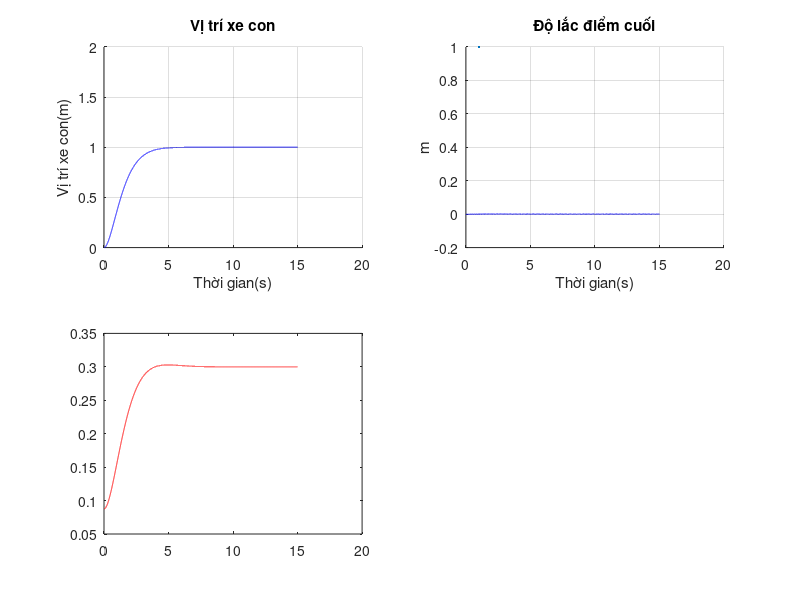

Source code (MATLAB): (Note: this script raises an error after producing the figure.)
clc;clear;close all
%%%%%%%%%%%%%%%%%%%%%%%%%%%%%%%%%%%%%%
pA=0.297;EI=0.754;g=9.81;
L=0.7;mw=13.1;mh=0.86;mk=0.04;m=14.15;
%%%%%%%%%%%%%%%%%%%%%%%%%%%%%%%%%%%%%%
% Chọn n,r, thời gian mô phỏng
tmax=15;
n=9;r=14000;
%%%%%%%%%%%%%%%%%%%%%%%%%%%%%%%%%%%%%%
% Chọn bộ điều khiển + SP 
% sp1=1;sp2=0.2;
sp1=1;sp2=0.3;
flag = 2;
w_change=0;
l_change=0;
%%%%%%%%%%%%%%%%%%%%%%%%%%%%%%%%%%%%%%
%%%%%%%%%%%%%%%%%%%%%%%%%%%%%%%%%%%%%%
% BIẾN CHO ĐIỀU KHIỂN BOUNDARY
d11=zeros(1,r+1);d21=zeros(1,r+1);d31=zeros(1,r+1);
dF1=zeros(1,r+1);a4=zeros(1,r+1);a1=zeros(1,r+1);
u1=zeros(1,r+1);a2=zeros(1,r+1);
v1=zeros(1,r+1);
U1=zeros(1,r+1);
% BIẾN CHO ĐIỀU KHIỂN INPUT CONS
p1=zeros(1,r);
Fc1=zeros(1,r);
%%%%%%%%%%%%%%%%%%%%%%%%%%%%%%%%%%%%%%

%%%%%%%%%%%%%%%%%%%%%%%%%%%%%%%%%%%%%%
dt=tmax/(r-1);
ds=L/(n-1); 
e=zeros(1,r);
F1=zeros(1,r);
h=zeros(1,r);h(1:3)=ds;
w3=zeros(1,r);
F2=zeros(1,r);
l=2; %% vị trí ban đầu của xe nâng
w=zeros(n,r);

mk=zeros(1,r);mk(:)=0.04;

L=zeros(1,r);L(:)=0.7;

z1=zeros(1,r);
ds=zeros(1,r);ds(:)=0.7/(n-1);
if w_change == 1 
mk(1:round(r/3))=0.04;
mk(round(r/3):round(2*r/3))=2;
mk(round(2*r/3):r)=5;
end 
if l_change == 1 
L= zeros(1,r);
L(1:round(r/3))=0.7;
ds(1:round(r/3))=0.7/n;
L(round(r/3):round(2*r/3))=0.8;
ds(round(r/3):round(2*r/3))=0.8/n;
L(round(2*r/3):r)=1;
ds(round(2*r/3):r)=1/n;
end
%%%%%%%%%%%%%%%%%%%%%%%%%%%%%%%%%%%%%%%%%%%%%%%%%%%%%%%%%%%%%%%%%%%%%%
%                       MÔ PHỎNG
for j =3:r-1
wsss0=(w(3,j)-2*w(2,j)+w(1,j))/(2*ds(j)^3);
 w(1,j+1)=(F1(j+1)-EI*wsss0)*(dt^2/mw)+2*w(1,j)-w(1,j-1);
 % w(1,j+1)=(F1(j+1)-EI*wsss0+2*sin(j*pi/4))*(dt^2/mw)+2*w(1,j)-w(1,j-1);

for i=3:n-2
S2=(-EI*dt^2)/(ds(j)^4*pA);
S21=(-EI*dt^2)/ds(j)^3*mh;
c=0.11;
C=-c*dt^2*(w(i,j)-w(i,j-1))/dt;
wssss=w(i+2,j)-4*w(i+1,j)+6*w(i,j)-4*w(i-1,j)+w(i-2,j);
ddtx3=(w3(j)-2*w3(j-1)+w3(j-2))/(dt^2);
dyx2=(w(l+1,j-1)-w(l-1,j-1))/2*ds(j);
h(j+1)=(F2(j+1)-mh*g-mh*ddtx3*dyx2)*dt^2/mh+2*h(j)-h(j-1);
if h(j+1)<ds(j)
    l=2;
    h(j+1)=ds(j);
end
if h(j+1)>L(j)-ds(j)
    l=n-1;
    h(j+1)=L(j)-ds(j);
end
if h(j+1)> ds(j) && h(j+1)<L(j+1)-ds(j)
    l= ceil(h(j+1)/ds(j));
end
if i == l && l > 2 
w(i,j+1) =S21*wssss+C+2*w(i,j)-w(i,j-1);
w3(j+1)=w(i,j+1)-w(1,j+1);
end
if i ~= l && l >2 
w(i,j+1)=S2*wssss+C+2*w(i,j)-w(i,j-1);
w3(j+1)=w(i,j+1)-w(1,j+1);
end
if l==2
w(i,j+1)=S2*wssss+C+2*w(i,j)-w(i,j-1);
w3(j+1)=0;
end
 S3=(EI*(dt^2))/(mk(j)*2*ds(j)^3);
 w(2,j+1)=w(1,j+1);
 wsssl=(-2*w(n,j)+3*w(n-1,j)-w(n-2,j));
 w(n,j+1)=2*w(n,j)-w(n,j-1)+S3*wsssl;
 w(n-1,j+1)=(w(n,j+1)+w(n-2,j+1))/2;
%%%%%%%%%%%%%%%%%%%%%%%%%%%%%%%%%%%%%%%%%%%%%%%%%%%%%%%%%%%%%%%%%%%%%%%%%%
%%%%%%%%%%%%%%%%%%%%%%%%%%%%%%%%%%%%%%%%%%%%%%%%%%%%%%%%%%%%%%%%%%%%%%%%%%
%%%%%%%%%%%%%%%%%%%%%%%%%%%%%%%%%%%%%%%%%%%%%%%%%%%%%%%%%%%%%%%%%%%%                              
%%%%%%%%%%%%%%%%%%%%%%%%%%%%%%%%%%%%%%%%%%%%%%%%%%%%%%%%%%%%%%%%%%%
% flag =0 = check 
% flag = 1 = robust -PD
% flag = 2 = barrier
if flag == 0
F1(1:r/2)=10;
F1(r/2:r)=0;
F2(1:r/2)=10;
check2= zeros(1,r);
end
%%%%%%%%%%%%%%%%%%%%%%%%%%%%%%%%%%%%%%%%%%%%%%%%%%%%%%%%%%%%%%%%%%%%                              
if flag == 1 
%ROBUST-PD
%thông số robust - PD
k1=10;kx=20;kn=1.5;
%%%%%%%%%%%%%%%%%%%%%%%%%%%%%%%%%%%%%%%%%%%%%%%%%%%%%%%%%%%%%%%%%%%%%%  
% e(j+1)=(w(1,j+1)-w(1,j));
% de=(e(j+1)-e(j))/dt;
dx1=(w(1,j+1)-w(1,j))/dt;
F1(j+2)=-k1*(w(1,j+1)-sp1)-kx*dx1;
% if F1(j+2)>50
%     F1(j+2)=50;
% end
% if F1(j+2)<-5
%     F1(j+2)=-50;
% end
S2=(w(l+1,j+1)-2*w(l,j+1)+w(l-1,j+1))/(ds(j)^3);
dx2=(w(l+1,j+1)-w(l-1,j+1))/2*ds(j);
dtx2=(h(j+1)-h(j))/dt;
F2(j+2)=mh*g+EI*S2*dx2-(h(j+1)-sp2)-kn*dtx2;
end
%%%%%%%%%%%%%%%%%%%%%%%%%%%%%%%%%%%%%%%%%%%%%%%%%%%%%%%%%%%%%%%%%%%%                              
if flag == 2    
% barrier
% thông số 
k1=20;kmax=0.004;k2=0.01;k3=30;k0=10;kc=0.001;kn=1.5;
z=w(l,j+1);
%%%%%%%%%%%%%%%%%%%%%%%%%%%%%%%%%%%%%%%%%%%%%%%%%%%%%%%%%%%%%%%%%%%
dwl=(w(1,j+1)-w(1,j))/dt;
S1=kc/((kmax^2-z^2)*2.3)+k2;
F1(j+2)=-k1*(w(1,j+1)-sp1)-k3*dwl-S1*kmax*k0*dwl-S1*kmax;

S2=(w(l+1,j+1)-2*w(l,j+1)+w(l-1,j+1))/(ds(j)^3);
dx2=(w(l+1,j+1)-w(l-1,j+1))/2*ds(j);
dtx2=(h(j+1)-h(j))/dt;
F2(j+2)=mh*g+EI*S2*dx2-(h(j+1)-sp2)-kn*dtx2;

end
if flag == 3
% PD 
% thông số
ki1 = 1; kd1 = 10 ;
ki2 = 0; kd2 = 0;
e(j+1)=(sp1-w(1,j+1));
de=(e(j+1)-e(j))/dt;
F1(j+2)= ki1*(sp1-w(1,j+1)) + kd1*de;


end
if flag ==4
 % thong so 
 a1=1;k1=25;k2=15;kn=1.5;

 % disturbance observer
dwl=(w(1,j+1)-w(1,j))/dt;
dz1=-a1*(F1(j+1)-EI*wsss0)-a1*(z1(j+1)+a1*mw*dwl);
z1(j+2)=dz1*dt+z1(j+1);
d1e = z1(j+2)+a1*mw*dwl;
F1(j+2)=-k1*dwl-d1e-k2*(w(1,j+1)-sp1);

S2=(w(l+1,j+1)-2*w(l,j+1)+w(l-1,j+1))/(ds(j)^3);
dx2=(w(l+1,j+1)-w(l-1,j+1))/2*ds(j);
dtx2=(h(j+1)-h(j))/dt;
F2(j+2)=mh*g+EI*S2*dx2-(h(j+1)-sp2)-kn*dtx2;

end
% if flag == 5
% %%%%%%%%%%%%%%%%%%%%%%%%%%%%%%%%%%%%%%%%%%
% um=1;vm=25;beta=1;
% c1=1;c7=4;c4=1;
% %%%%%%%%%%%%%%%%%%%%%%%%%%%%%%%%%%%%%%%%%%
% %%%%%%%%%%%%%%%%%%%%%%%%%%%%%%%%%%%%%%%%%%
% dwl=(w(n,j+1)-w(n,j))/dt;
% d11(j+1)=dwl+beta*L(j+1)*(w(n,j+1)-w(n-1,j+1))/ds(j+1);
% dsdt=(w(n,j+1)-w(n-1,j+1)-w(n,j)+w(n-1,j))/(ds(j+1)*dt);
% a1(j+1)=-mw*beta*L(j+1)*dsdt-2*c1*dwl;
% da1=(a1(j+1)-a1(j))/dt;
% d21(j+1)=F1(j+1)-a1(j+1);
% a4(j+1)=-1/mw*d11(j+1)-1/mw*c4*d21(j+1)*da1;
% d31(j+1)=dF1(j+1)-a4(j+1);
% da4=(a4(j+1)-a4(j))/dt;
% U1(j+2)=-1/mw*c7*d31(j+1)-d21(j+1)+da4;
% dv1= (1/(cosh(v1(j+1)/vm))^2)*U1(j+2);
% v1(j+2)=dt*dv1+v1(j+1);
% dF1(j+2)= vm*tanh(v1(j+2)/vm);
% % F1(j+2)=dF1(j+2)*dt+F1(j+1);
% du1=(1/(cosh(u1(j+1)/vm))^2)*dF1(j+2);
% u1(j+2)=du1*dt+u1(j+1);
% F1(j+2)=um*tanh(u1(j+2)/um);
% end
if flag ==5 
um=15;vm=60;
c1=10;c3=13;c2=40;k1=0.12;kn=1.5;
%%%%%%%%%%%%%%%%%%%%%%%%%%%%%%%%%%%%%%%%%%
%%%%%%%%%%%%%%%%%%%%%%%%%%%%%%%%%%%%%%%%%%
dw1=(w(1,j+1)-w(1,j))/dt;
wsss=(w(3,j+1)-3*w(2,j+1)+2*w(1,j+1))/ds(j+1)^3;

e(j+1)=(sp1-w(1,j+1));
de=(e(j+1)-e(j))/dt;

a1(j+1)=-c1*dw1+1/2*EI*wsss+1/2*k1*e(j+1);
d11=dw1;
d21=F1(j+1)-a1(j+1);
a2(j+1)=-2*(1/mw)*d11-(1/mw)*c2*d21+(a1(j+1)-a1(j))/dt;
d31(j+1)=dF1(j+1)-a2(j+1);
da2=(a2(j+1)-a2(j))/dt;
U1(j+2)=(-1/mw)*c3*d31(j+1)-d21+da2;
dv1= (1/(cosh(v1(j+1)/vm))^2)*U1(j+2);
v1(j+2)=dt*dv1+v1(j+1);
dF1(j+2)= vm*tanh(v1(j+2)/vm);
du1=(1/(cosh(u1(j+1)/vm))^2)*dF1(j+2);
u1(j+2)=du1*dt+u1(j+1);
F1(j+2)=um*tanh(u1(j+2)/um);

S2=(w(l+1,j+1)-2*w(l,j+1)+w(l-1,j+1))/(ds(j)^3);
dx2=(w(l+1,j+1)-w(l-1,j+1))/2*ds(j);
dtx2=(h(j+1)-h(j))/dt;
F2(j+2)=mh*g+EI*S2*dx2-(h(j+1)-sp2)-kn*dtx2;
end

if flag == 6 
    
    %% thong so 
    kmax=0.01;
    g1=0.1;
    k1=1;
    c1=1;
    k11=1;
    k2=1;
    %%%%%%%%%%%%%%%%%%%%%%%%%%%%%%%%%%%%%%%%%%%%%%%%%%%%%%%%%%%%%%%%%%%%%%%%
    %%%%%%%%%%%%%%%%%%%%%%%%%%%%%%%%%%%%%%%%%%%%%%%%%%%%%%%%%%%%%%%%%%%%%%%%%%%%%%%%%%%%        
        wsss0=(w(3,j)-3*w(2,j)+2*w(1,j));
        wsssl=(-2*w(n,j)+3*w(n-1,j)-w(n-2,j));
        dw1=(w(1,j+1)-w(1,j))/dt;
        z(j+1)=w(n,j+1)-w(1,j+1);
        a = log((2 * kmax^2) / (kmax^2 - z(j+1)^2))/log(2.71);
        dz=(z(j+1)-z(j))/dt;
        s1=EI*wsss0/ds(j)^3;
      v1(j+2)=-k1*dz-s1-k11*dz/a-mw*dz/a*z(j+1)*dz/(kmax^2-z(j+1)^2)-(k2*(w(1,j)-sp1))/(a)-mw*EI*wsssl/(ds(j)^3*mk(j)*a)  ;
       %v1(j+2)=-k1*dz-s1-k11*dz/a-mw*dz/a*z(j+1)*dz/(kmax^2-z(j+1)^2);
        %%%% uoc luong sai so
        p1(j+2)=(g1*dz*v1(j+2)*a-p1(j+1))*dt+p1(j+1);
        Fc1(j+2)=p1(j+2)*v1(j+2);
        F1(j+2)=c1*Fc1(j+2);
end
end
end
x=0:dt:tmax;
y=0:ds:L;
figure(1)
subplot(2,2,1)
grid on 
hold on
plot(x,w(1,:),'b',LineWidth=2.5);
xlabel('Thời gian(s)')
ylim([0 2])
ylabel('Vị trí xe con(m)')
title('Vị trí xe con')
subplot(2,2,2)
hold on 
grid on
dolac=zeros(1,r);
for j=1:r
dolac(j)=w(n,j)-w(1,j);
end
plot(x,dolac,'b',LineWidth=1);
title('Độ lắc điểm cuối');
xlabel('Thời gian(s)');
ylabel('m');
subplot(2,2,3)
plot(x,h,'r');
title('Vị trí xe nâng',LineWidth=1);
xlabel('Thời gian(s)');
ylabel('m');
title('Vị trí xe nâng');
grid on
subplot(2,2,4)
grid on
plot(x,w3,LineWidth=1)
title('Độ lắc xe nâng');
xlabel('Thời gian(s)');
ylabel('m');
figure(2)
subplot(1,2,1)
plot(x,F1(1:r),LineWidth=1);
title('F1')
grid on
check=dolac-w3;
 subplot(1,2,2)
plot(x,F2(1:r),LineWidth=1);
title('F2');
grid on

n1 = 3; r1 = 1000;
w = zeros(n,r);
rn1 = n/n1; rr1 = r/r1;
% for i=1:n1
%     for j=1:r1
%         wg(i,j) = w(rn1*i-(rn1-1), rr1*j-(rr1-1));
%     end
% end
xc = (w-w(1,:))*1000;
xc1 = xc';

figure('Position', [700 100 600 300]);
set(gca, 'FontName', 'Times New Roman', 'FontSize', 9);
[X, Y] = meshgrid(0:(tmax/(r-1)):tmax,0:(l/(n-1)):l);
meshc(Y,X,xc);
% ylabel('t(s)');
% xlabel('Y(m)');
% zlabel('ω(Y,t)(mm)');

ylabel('$t$(s)', 'Interpreter', 'latex', 'FontSize',9);
xlabel('$Y$(m)', 'Interpreter', 'latex', 'FontSize',9);
zlabel('$\omega(Y,t)$(mm)', 'Interpreter', 'latex', 'FontSize',9);
view(65,10);
axis([0 0.6 0 10 -40 40])

% figure(3)
 
% hold on
% grid on
% plot(x,mk,Linewidth=1);
% title("Khối lượng xe")
% figure(4)
% plot(x,L,Linewidth=1);
% title("Chiều dài của thang")

